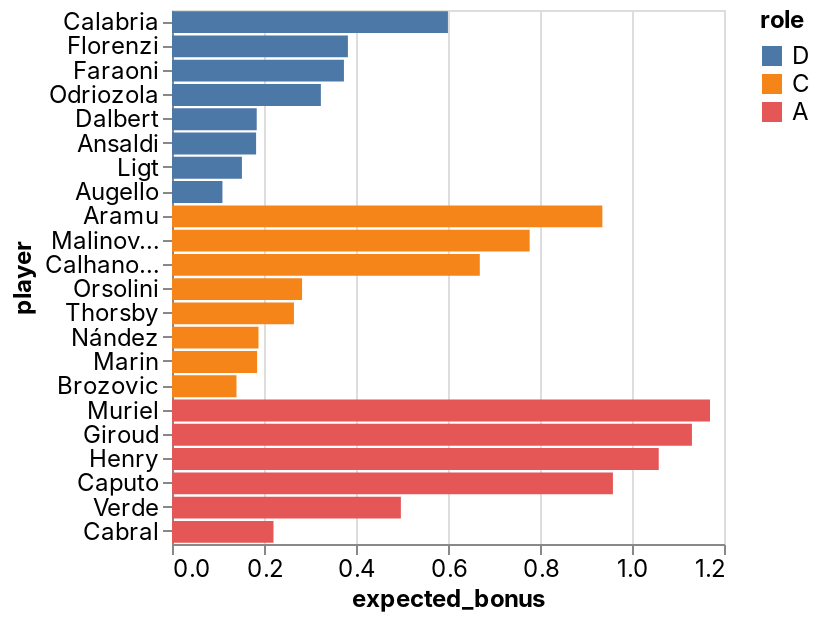

The cell this chart's notebook holds for it:
### Code cell
_deepnote_run_altair(team, """{"$schema":"https://vega.github.io/schema/vega-lite/v4.json","mark":{"type":"bar","tooltip":{"content":"data"}},"height":220,"autosize":{"type":"fit"},"data":{"name":"placeholder"},"encoding":{"x":{"field":"expected_bonus","type":"quantitative","sort":null,"scale":{"type":"linear","zero":false}},"y":{"field":"player","type":"nominal","sort":null,"scale":{"type":"linear","zero":true}},"color":{"field":"role","type":"nominal","sort":null,"scale":{"type":"linear","zero":false}}}}""")

### Figure 1 — Vega-Lite specification as saved in the notebook (floating-point values rounded to 4 significant figures)
{"config": {"view": {"continuousWidth": 400, "continuousHeight": 300}, "area": {"fill": "#51C0E9"}, "axis": {"labelFont": "Inter, sans-serif", "labelFontSize": 12, "labelFontWeight": "normal", "labelLimit": 60, "labelOverlap": "greedy", "titleFont": "Inter, sans-serif", "titleFontSize": 12, "titleFontWeight": "bold"}, "background": "#ffffff", "legend": {"labelFont": "Inter, sans-serif", "labelFontSize": 12, "titleFont": "Inter, sans-serif", "titleFontSize": 12, "titleFontWeight": "bold"}, "line": {"stroke": "#51C0E9", "strokeWidth": 2}, "rect": {"fill": "#51C0E9"}, "title": {"anchor": "start", "color": "#000000", "font": "Inter, sans-serif", "fontSize": 22, "fontWeight": "normal"}}, "data": {"name": "data-22d038ad3f47972606a60cfd1f9e26e4"}, "mark": {"type": "bar", "tooltip": {"content": "data"}}, "autosize": {"type": "fit"}, "encoding": {"color": {"type": "nominal", "field": "role", "scale": {"type": "linear", "zero": false}, "sort": null}, "x": {"type": "quantitative", "field": "expected_bonus", "scale": {"type": "linear", "zero": false}, "sort": null}, "y": {"type": "nominal", "field": "player", "scale": {"type": "linear", "zero": true}, "sort": null}}, "height": 300, "width": "container", "$schema": "https://vega.github.io/schema/vega-lite/v4.json", "datasets": {"data-22d038ad3f47972606a60cfd1f9e26e4": [{"fanta_team": "AC Picchia", "role": "D", "player": "Calabria", "team": "AC Milan", "opponent": "Bologna", "date": "2022-04-03T00:00:00", "expected_bonus": 0.5999}, {"fanta_team": "AC Picchia", "role": "D", "player": "Florenzi", "team": "AC Milan", "opponent": "Bologna", "date": "2022-04-03T00:00:00", "expected_bonus": 0.3824}, {"fanta_team": "AC Picchia", "role": "D", "player": "Faraoni", "team": "Verona", "opponent": "Genoa", "date": "2022-04-03T00:00:00", "expected_bonus": 0.3738}, {"fanta_team": "AC Picchia", "role": "D", "player": "Odriozola", "team": "Fiorentina", "opponent": "Empoli", "date": "2022-04-03T00:00:00", "expected_bonus": 0.3236}, {"fanta_team": "AC Picchia", "role": "D", "player": "Dalbert", "team": "Cagliari", "opponent": "Udinese", "date": "2022-04-03T00:00:00", "expected_bonus": 0.1842}, {"fanta_team": "AC Picchia", "role": "D", "player": "Ansaldi", "team": "Torino", "opponent": "Salernitana", "date": "2022-04-03T00:00:00", "expected_bonus": 0.1828}, {"fanta_team": "AC Picchia", "role": "D", "player": "Ligt", "team": "Juventus", "opponent": "Inter", "date": "2022-04-03T00:00:00", "expected_bonus": 0.152}, {"fanta_team": "AC Picchia", "role": "D", "player": "Augello", "team": "Sampdoria", "opponent": "Roma", "date": "2022-04-03T00:00:00", "expected_bonus": 0.1097}, {"fanta_team": "AC Picchia", "role": "C", "player": "Aramu", "team": "Venezia", "opponent": "Spezia", "date": "2022-04-03T00:00:00", "expected_bonus": 0.9356}, {"fanta_team": "AC Picchia", "role": "C", "player": "Malinovskiy", "team": "Atalanta", "opponent": "Napoli", "date": "2022-04-03T00:00:00", "expected_bonus": 0.7775}, {"fanta_team": "AC Picchia", "role": "C", "player": "Calhanoglu", "team": "Inter", "opponent": "Juventus", "date": "2022-04-03T00:00:00", "expected_bonus": 0.6691}, {"fanta_team": "AC Picchia", "role": "C", "player": "Orsolini", "team": "Bologna", "opponent": "AC Milan", "date": "2022-04-03T00:00:00", "expected_bonus": 0.2827}, {"fanta_team": "AC Picchia", "role": "C", "player": "Thorsby", "team": "Sampdoria", "opponent": "Roma", "date": "2022-04-03T00:00:00", "expected_bonus": 0.2652}, {"fanta_team": "AC Picchia", "role": "C", "player": "Nández", "team": "Cagliari", "opponent": "Udinese", "date": "2022-04-03T00:00:00", "expected_bonus": 0.1881}, {"fanta_team": "AC Picchia", "role": "C", "player": "Marin", "team": "Cagliari", "opponent": "Udinese", "date": "2022-04-03T00:00:00", "expected_bonus": 0.185}, {"fanta_team": "AC Picchia", "role": "C", "player": "Brozovic", "team": "Inter", "opponent": "Juventus", "date": "2022-04-03T00:00:00", "expected_bonus": 0.1402}, {"fanta_team": "AC Picchia", "role": "A", "player": "Muriel", "team": "Atalanta", "opponent": "Napoli", "date": "2022-04-03T00:00:00", "expected_bonus": 1.17}, {"fanta_team": "AC Picchia", "role": "A", "player": "Giroud", "team": "AC Milan", "opponent": "Bologna", "date": "2022-04-03T00:00:00", "expected_bonus": 1.13}, {"fanta_team": "AC Picchia", "role": "A", "player": "Henry", "team": "Venezia", "opponent": "Spezia", "date": "2022-04-03T00:00:00", "expected_bonus": 1.058}, {"fanta_team": "AC Picchia", "role": "A", "player": "Caputo", "team": "Sampdoria", "opponent": "Roma", "date": "2022-04-03T00:00:00", "expected_bonus": 0.9585}, {"fanta_team": "AC Picchia", "role": "A", "player": "Verde", "team": "Spezia", "opponent": "Venezia", "date": "2022-04-03T00:00:00", "expected_bonus": 0.4976}, {"fanta_team": "AC Picchia", "role": "A", "player": "Cabral", "team": "Fiorentina", "opponent": "Empoli", "date": "2022-04-03T00:00:00", "expected_bonus": 0.2206}]}}
